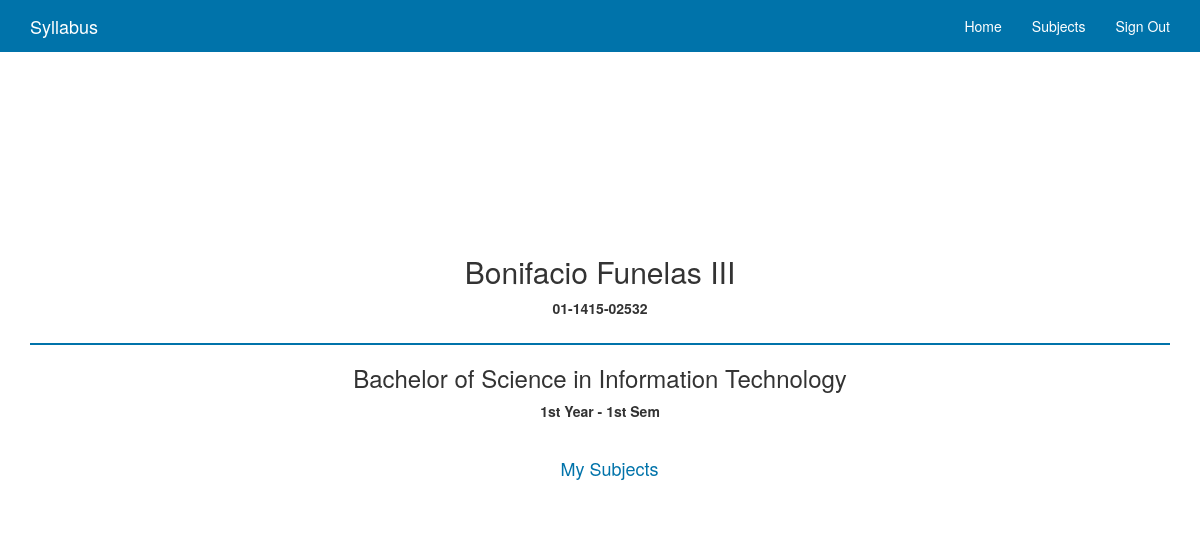
Page /main.php?id=01-1415-02532 (signed in) on the committed database.
### tables this page shows
CREATE TABLE `student` (
  `STUDENT_ID` varchar(30) NOT NULL,
  `NAME` varchar(80) DEFAULT NULL,
  `COURSE` varchar(50) DEFAULT NULL,
  `YEAR` varchar(50) DEFAULT NULL,
  `SEMESTER` varchar(50) DEFAULT NULL
);

CREATE TABLE `course` (
  `COURSE_ID` int(11) NOT NULL,
  `TITLE` varchar(80) DEFAULT NULL
);

### main.php (the view, shortened to what this page needs)
<?php
    include_once('header.php');
    $query1 = mysqli_query($con, "SELECT * FROM STUDENT WHERE STUDENT_ID = '".$_SESSION['user']."'");
    $row1 = mysqli_fetch_array($query1);
?>
<div class="container cont-index">
    <div class="std">
        <span class="glyphicon glyphicon-user std-icon"></span>
        <h2><?php echo $row1['NAME']?></h2>
        <label class=""><?php echo $row1['STUDENT_ID']?></label>
        <hr/>
        <h3>
            <?php
                $query2 = mysqli_query($con, "SELECT * FROM COURSE WHERE COURSE_ID = '".$row1['COURSE']."'");
                $row2 = mysqli_fetch_array($query2);
                echo $row2['TITLE'];
            ?>
        </h3>
        <div>
            <label class="year"><?php echo $row1['YEAR']?> Year - </label>
            <label class="sem"><?php echo $row1['SEMESTER']?> Sem</label>
        </div>
        <br/>
        <button class="btn btn-default btn-lg" onclick="location.href='subjects.php'"><span class="glyphicon glyphicon-file"></span> My Subjects</button>
    </div>
</div>
<?php
    include_once('userfooter.php');
?>

### css/style.css (style rules this page uses)
html { position: relative; min-height: 100%; line-height: 1.15; -webkit-text-size-adjust: 100%; }
body { background-image: url(../images/bg5.jpg); background-attachment: fixed; background-size: cover; background-repeat: no-repeat; }
.cont-index { padding: 15px }
hr { border: 0.3px solid rgb(0,115,170); }
.std { text-align: center; }
.std-icon { font-size: 80px; padding: 30px; border-radius: 90px; color:rgb(0,115,170); background-color: white; }
.cont-index button { color:rgb(0,115,170); border: transparent; }
html { position: relative; min-height: 100%; }
body { margin-bottom: 60px; }

### rows in the picture
student: NAME "Bonifacio Funelas III", STUDENT_ID "01-1415-02532", YEAR "1st", SEMESTER "1st"
course: TITLE "Bachelor of Science in Information Technology"

### other values in the picture
$page "Syllabus"
